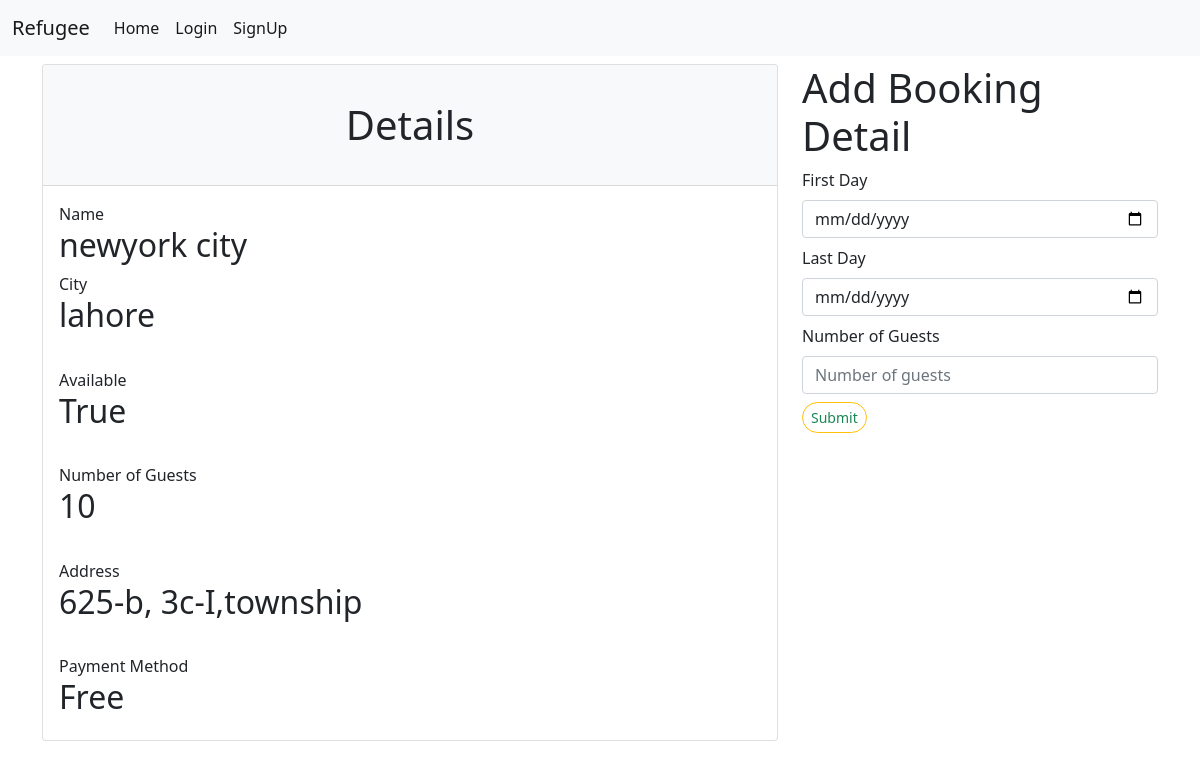
/accommodation/1/, run on an earlier commit of the app's database.
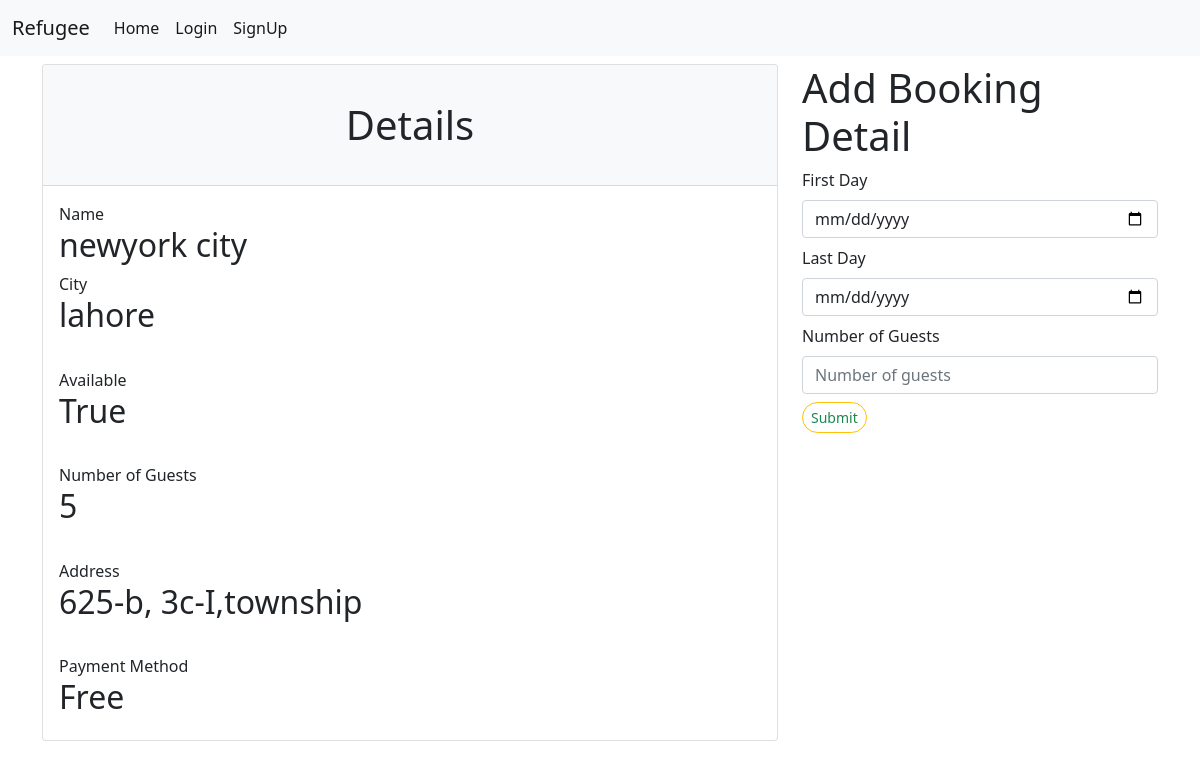
And on a later commit of the database.
### core/models.py (models this page shows, shortened)
class Accommodation(models.Model):
    PAYMENT_METHOD = (
        (1, 'Free'),
        (2, 'Fixed Price'),
        (3, 'Any Amount'),
    )
    name = models.CharField(max_length=80)
    user = models.ForeignKey(User, on_delete=models.CASCADE, related_name='user_accommodation')
    available = models.BooleanField(default=True)
    city = models.CharField(max_length=200)
    num_of_guests = models.IntegerField()
    address = models.CharField(max_length=1000)
    day_available = models.CharField(max_length=200)
    payment_method = models.PositiveSmallIntegerField(choices=PAYMENT_METHOD)

### core/views.py (the view)
# urls.py: path('accommodation/<int:pk>/', views.accommodation_detail, name='detail_accommodation'),
def accommodation_detail(request, pk):
    try:
        accommodation = Accommodation.objects.get(id=pk)
    except accommodation.DoesNotExist:
        raise Http404("No Accommodation found.")
    return render(request,
                  'core/accommodation_detail.html',
                  {'accommodation_object': accommodation})

### templates/core/accommodation_detail.html (shortened to what this page needs)
{% extends 'base.html' %}
{% block content %}
    <div class="container mt-2">
        <div class="row">
            <div class="col-md-8">
                <div class="card text-white " style="max-width: 50rem; max-height: content-box">
                    <div class="card-header bg-light">
                        <div class='text-center'>
                        <h1 class='text-dark text-center mt-1 mb-1 pt-4 pb-4 fw-lighter'>Details</h1>
                        </div>
                    </div>
                              <div class="card-body">
                                <div class="card-title">
                                     <div class='text-dark fw-light'>
                                        <label>Name</label>
                                        <h2>
                                            {{ accommodation_object.name }}</h2>
                                    </div>
                                    <div class='text-dark fw-light'>
                                        <label>City</label>
                                        <h2>
                                            {{ accommodation_object.city }}</h2>
                                    </div><hr>
                                    <div class='text-dark fw-light'>
                                        <label>Available</label>
                                        <h2 >
                                            {{ accommodation_object.available }}</h2>
                                    </div><hr>
                                      <div class='text-dark fw-light'>
                                        <label>Number of Guests</label>
                                        <h2 >
                                            {{ accommodation_object.num_of_guests }}</h2>
                                    </div><hr>
                                    <div class='text-dark fw-light'>
                                        <label>Address</label>
                                        <h2 >
                                            {{ accommodation_object.address }}</h2>
                                    </div><hr>
                                    <div class='text-dark fw-light'>
                                        <label>Payment Method</label>
                                        <h2>
                                            {{ accommodation_object.get_payment_method_display }}</h2>
                                    </div>
                                </div>
                              </div>
                            </div>
                </div>
          <div class="col-md-4">
        <form action="{% url 'booking' accommodation_object.pk %}"  method="post" >
            <div class="col">
                <h1>Add Booking Detail</h1>
            </div>
            <div class="col">
                <div class="col">
                    <div class="col mt-2">
                        <label for="first_day" class="form-label">First Day</label>
                        <input type="date" name="first_day" class="form-control" placeholder="Day 1">
                    </div>
                    <div class="col mt-2">
                        <label for="last_day" class="form-label">Last Day</label>
                        <input type="date" name="last_day" class="form-control" placeholder="Day 50">
                    </div>
                    <div class="col mt-2">
                        <label for="num_of_guests" class="form-label">Number of Guests</label>
                        <input type="text" name="num_of_guests" class="form-control" placeholder="Number of guests">
                    </div>
                    <div class="col-md-4 mt-2">
                        <button type="submit" class="btn btn btn-outline-success btn-sm border-warning rounded-pill">
                            Submit
                        </button>
                    </div>
                </div>
            </div>
        </form>
          </div>
        </div>
    </div>
{% endblock content %}

What changed in the data, as far as the page shows it:
changed Accommodation "newyork city": num_of_guests "10" → "5"
